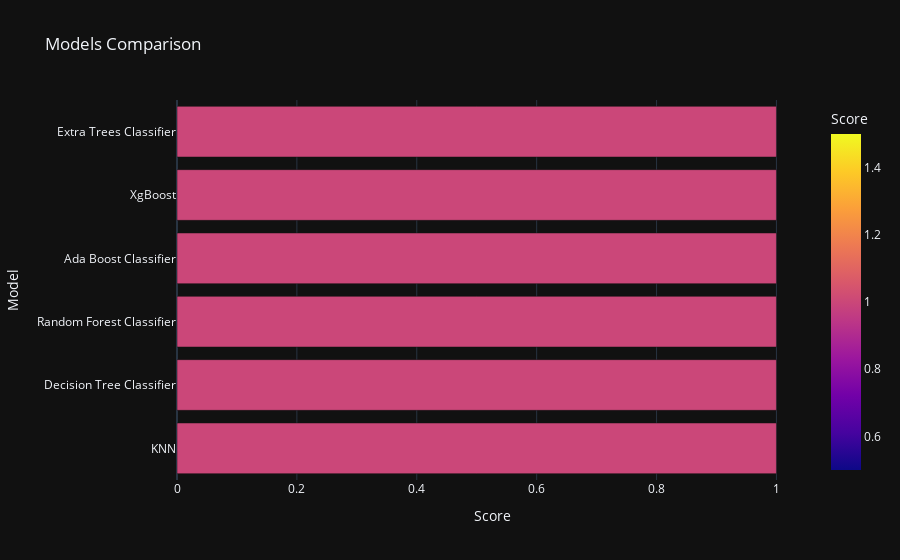

Notebook source saved alongside this figure:
### Code cell
px.bar(data_frame = models, x = 'Score', y = 'Model', color = 'Score', template = 'plotly_dark', 
       title = 'Models Comparison')

### Figure 1 — Plotly figure (JSON) as saved in the notebook; plotly's stock layout.template omitted (floating-point values rounded to 4 significant figures)
{"data": [{"alignmentgroup": "True", "hovertemplate": "Score=%{marker.color}<br>Model=%{y}<extra></extra>", "legendgroup": "", "marker": {"color": [1, 1, 1, 1, 1, 1], "coloraxis": "coloraxis", "pattern": {"shape": ""}}, "name": "", "offsetgroup": "", "orientation": "h", "showlegend": false, "textposition": "auto", "type": "bar", "x": [1, 1, 1, 1, 1, 1], "xaxis": "x", "y": ["KNN", "Decision Tree Classifier", "Random Forest Classifier", "Ada Boost Classifier", "XgBoost", "Extra Trees Classifier"], "yaxis": "y"}], "layout": {"barmode": "relative", "coloraxis": {"colorbar": {"title": {"text": "Score"}}, "colorscale": [[0, "#0d0887"], [0.1111, "#46039f"], [0.2222, "#7201a8"], [0.3333, "#9c179e"], [0.4444, "#bd3786"], [0.5556, "#d8576b"], [0.6667, "#ed7953"], [0.7778, "#fb9f3a"], [0.8889, "#fdca26"], [1, "#f0f921"]]}, "legend": {"tracegroupgap": 0}, "title": {"text": "Models Comparison"}, "xaxis": {"anchor": "y", "domain": [0, 1], "title": {"text": "Score"}}, "yaxis": {"anchor": "x", "domain": [0, 1], "title": {"text": "Model"}}}}
